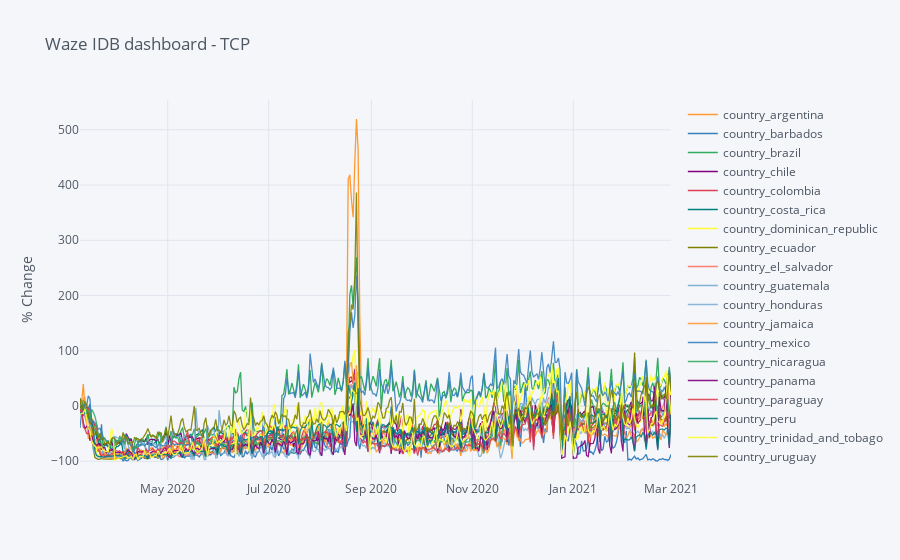

Notebook code for this chart:
### Code cell
df_dash[['date', 'tcp', 'region_slug']] \
    .pivot(index='date', columns='region_slug', values='tcp') \
    .iplot(
    #theme='custom',
    yTitle='% Change',
    title='Waze IDB dashboard - TCP'
)

### Figure 1 — Plotly figure (JSON) as saved in the notebook; plotly's stock layout.template omitted (floating-point values rounded to 4 significant figures; data arrays with more than 128 entries replaced by an {"elided": "..."} marker saying what was removed)
{"data": [{"line": {"color": "rgba(255, 153, 51, 1.0)", "dash": "solid", "shape": "linear", "width": 1.3}, "mode": "lines", "name": "country_argentina", "text": "", "type": "scatter", "x": {"elided": "358 str values"}, "y": {"elided": "358 float values"}}, {"line": {"color": "rgba(55, 128, 191, 1.0)", "dash": "solid", "shape": "linear", "width": 1.3}, "mode": "lines", "name": "country_barbados", "text": "", "type": "scatter", "x": {"elided": "358 str values"}, "y": {"elided": "358 float values"}}, {"line": {"color": "rgba(50, 171, 96, 1.0)", "dash": "solid", "shape": "linear", "width": 1.3}, "mode": "lines", "name": "country_brazil", "text": "", "type": "scatter", "x": {"elided": "358 str values"}, "y": {"elided": "358 float values"}}, {"line": {"color": "rgba(128, 0, 128, 1.0)", "dash": "solid", "shape": "linear", "width": 1.3}, "mode": "lines", "name": "country_chile", "text": "", "type": "scatter", "x": {"elided": "358 str values"}, "y": {"elided": "358 float values"}}, {"line": {"color": "rgba(219, 64, 82, 1.0)", "dash": "solid", "shape": "linear", "width": 1.3}, "mode": "lines", "name": "country_colombia", "text": "", "type": "scatter", "x": {"elided": "358 str values"}, "y": {"elided": "358 float values"}}, {"line": {"color": "rgba(0, 128, 128, 1.0)", "dash": "solid", "shape": "linear", "width": 1.3}, "mode": "lines", "name": "country_costa_rica", "text": "", "type": "scatter", "x": {"elided": "358 str values"}, "y": {"elided": "358 float values"}}, {"line": {"color": "rgba(255, 255, 51, 1.0)", "dash": "solid", "shape": "linear", "width": 1.3}, "mode": "lines", "name": "country_dominican_republic", "text": "", "type": "scatter", "x": {"elided": "358 str values"}, "y": {"elided": "358 float values"}}, {"line": {"color": "rgba(128, 128, 0, 1.0)", "dash": "solid", "shape": "linear", "width": 1.3}, "mode": "lines", "name": "country_ecuador", "text": "", "type": "scatter", "x": {"elided": "358 str values"}, "y": {"elided": "358 float values"}}, {"line": {"color": "rgba(251, 128, 114, 1.0)", "dash": "solid", "shape": "linear", "width": 1.3}, "mode": "lines", "name": "country_el_salvador", "text": "", "type": "scatter", "x": {"elided": "358 str values"}, "y": {"elided": "358 float values"}}, {"line": {"color": "rgba(128, 177, 211, 1.0)", "dash": "solid", "shape": "linear", "width": 1.3}, "mode": "lines", "name": "country_guatemala", "text": "", "type": "scatter", "x": {"elided": "358 str values"}, "y": {"elided": "358 float values"}}, {"line": {"color": "rgba(128, 177, 211, 0.8999999999999999)", "dash": "solid", "shape": "linear", "width": 1.3}, "mode": "lines", "name": "country_honduras", "text": "", "type": "scatter", "x": {"elided": "358 str values"}, "y": {"elided": "358 float values"}}, {"line": {"color": "rgba(255, 153, 51, 0.8999999999999999)", "dash": "solid", "shape": "linear", "width": 1.3}, "mode": "lines", "name": "country_jamaica", "text": "", "type": "scatter", "x": {"elided": "358 str values"}, "y": {"elided": "358 float values"}}, {"line": {"color": "rgba(55, 128, 191, 0.8999999999999999)", "dash": "solid", "shape": "linear", "width": 1.3}, "mode": "lines", "name": "country_mexico", "text": "", "type": "scatter", "x": {"elided": "358 str values"}, "y": {"elided": "358 float values"}}, {"line": {"color": "rgba(50, 171, 96, 0.8999999999999999)", "dash": "solid", "shape": "linear", "width": 1.3}, "mode": "lines", "name": "country_nicaragua", "text": "", "type": "scatter", "x": {"elided": "358 str values"}, "y": {"elided": "358 float values"}}, {"line": {"color": "rgba(128, 0, 128, 0.8999999999999999)", "dash": "solid", "shape": "linear", "width": 1.3}, "mode": "lines", "name": "country_panama", "text": "", "type": "scatter", "x": {"elided": "358 str values"}, "y": {"elided": "358 float values"}}, {"line": {"color": "rgba(219, 64, 82, 0.8999999999999999)", "dash": "solid", "shape": "linear", "width": 1.3}, "mode": "lines", "name": "country_paraguay", "text": "", "type": "scatter", "x": {"elided": "358 str values"}, "y": {"elided": "358 float values"}}, {"line": {"color": "rgba(0, 128, 128, 0.8999999999999999)", "dash": "solid", "shape": "linear", "width": 1.3}, "mode": "lines", "name": "country_peru", "text": "", "type": "scatter", "x": {"elided": "358 str values"}, "y": {"elided": "358 float values"}}, {"line": {"color": "rgba(255, 255, 51, 0.8999999999999999)", "dash": "solid", "shape": "linear", "width": 1.3}, "mode": "lines", "name": "country_trinidad_and_tobago", "text": "", "type": "scatter", "x": {"elided": "358 str values"}, "y": {"elided": "358 float values"}}, {"line": {"color": "rgba(128, 128, 0, 0.8999999999999999)", "dash": "solid", "shape": "linear", "width": 1.3}, "mode": "lines", "name": "country_uruguay", "text": "", "type": "scatter", "x": {"elided": "358 str values"}, "y": {"elided": "358 float values"}}], "layout": {"legend": {"bgcolor": "#F5F6F9", "font": {"color": "#4D5663"}}, "paper_bgcolor": "#F5F6F9", "plot_bgcolor": "#F5F6F9", "title": {"font": {"color": "#4D5663"}, "text": "Waze IDB dashboard - TCP"}, "xaxis": {"gridcolor": "#E1E5ED", "showgrid": true, "tickfont": {"color": "#4D5663"}, "title": {"font": {"color": "#4D5663"}, "text": ""}, "zerolinecolor": "#E1E5ED"}, "yaxis": {"gridcolor": "#E1E5ED", "showgrid": true, "tickfont": {"color": "#4D5663"}, "title": {"font": {"color": "#4D5663"}, "text": "% Change"}, "zerolinecolor": "#E1E5ED"}}}
